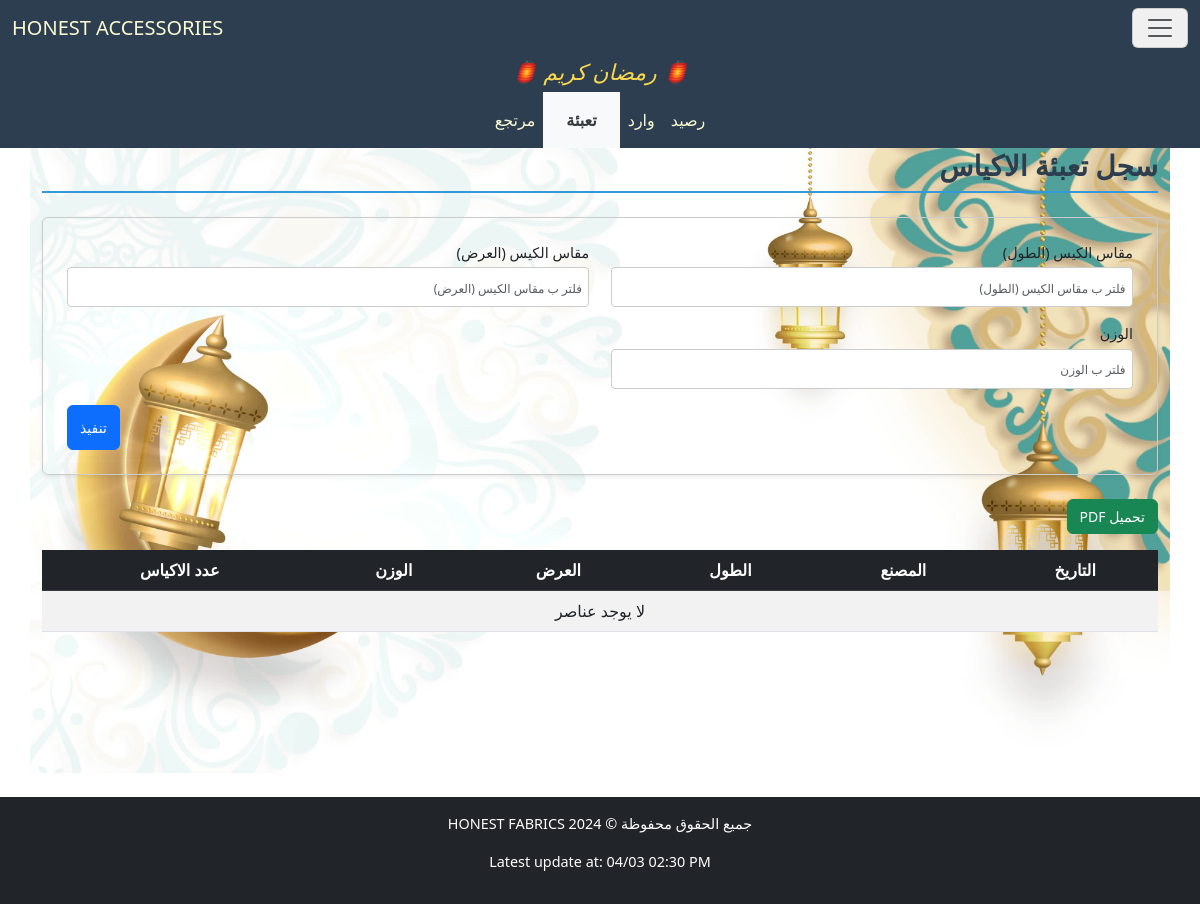
/accessories/PackagingBag/, run on an earlier commit of the app's database.
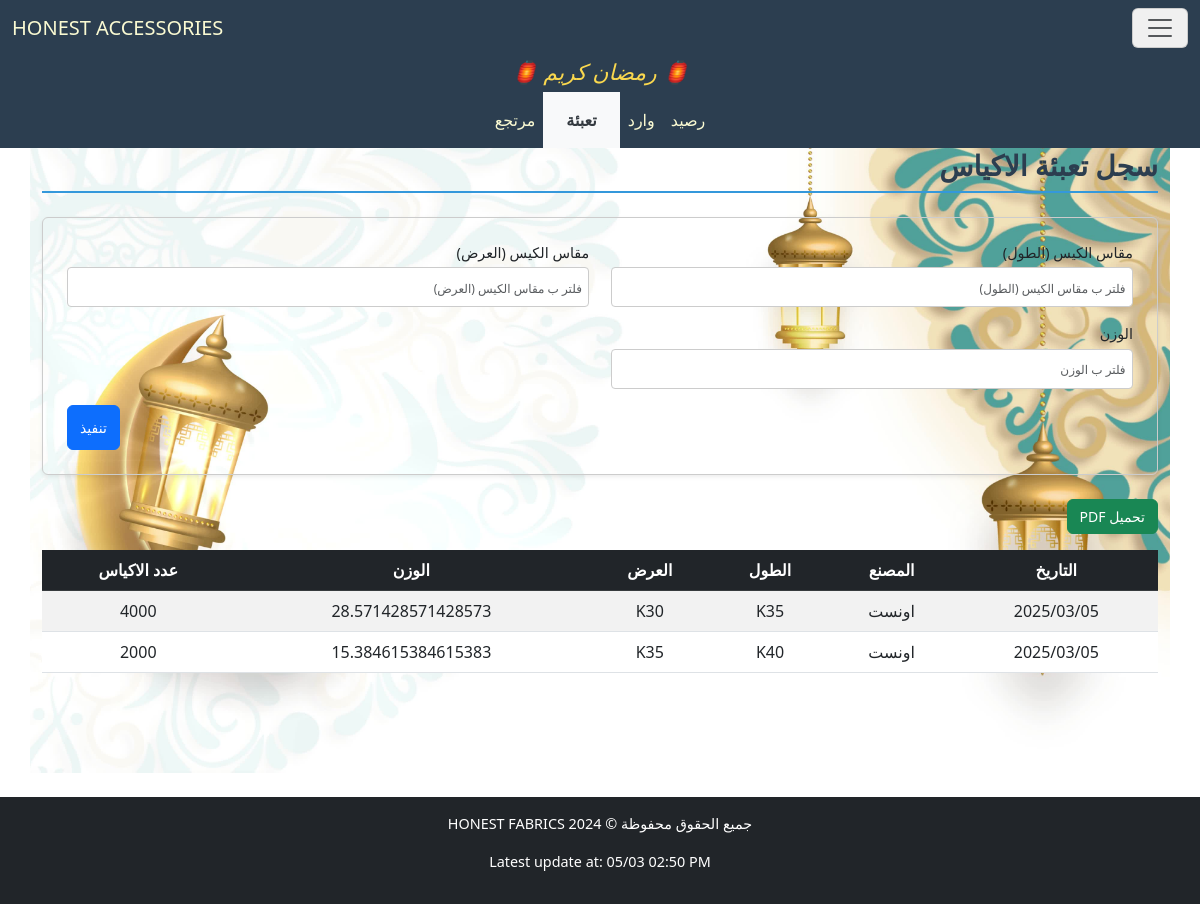
And on a later commit of the database.
### accessories/models.py (models this page shows)
class PackagingBaseModel(BaseModel):
    factory = models.CharField("المصنع", max_length=255, null=True, blank=True)
    class Meta:
        abstract = True

class BagBaseModel(IDBaseModel):
    bag_length = models.CharField("مقاس الكيس (الطول)", max_length=255, null=True, blank=True)
    bag_width = models.CharField("مقاس الكيس (العرض)", max_length=255, null=True, blank=True)
    weight = models.FloatField("الوزن", null=True, blank=True)
    bags_per_kilo = models.IntegerField("عدد الاكياس في الكيلو", null=True, blank=True)
    bags_quantity = models.IntegerField("عدد الاكياس", null=True, blank=True)
    class Meta:
        abstract = True

class PackagingBag(PackagingBaseModel, BagBaseModel):
    pass

### accessories/views.py (the view)
# urls.py: path('PackagingBag/', PackagingBagView.as_view(), name='PackagingBagView'),
class PackagingBagView(FilterableListView):
    template_name = "accessories/PackagingBag.html"
    model = PackagingBag
    filter_fields = ['bag_length', 'bag_width', 'weight']
    columns = ["التاريخ","المصنع","الطول","العرض","الوزن","عدد الاكياس"]

### accessories/views.py (called while the page is built)
    def get_queryset(self):
        queryset = super().get_queryset()
        filters = Q()
        for field in self.filter_fields:
            filter_value = self.request.GET.get(field)
            if filter_value:
                filters &= Q(**{f"{field}__icontains": filter_value})
        filtered_queryset = queryset.filter(filters)
        try:
            filtered_queryset = filtered_queryset.order_by('-date')
        except:
            pass
        return filtered_queryset

    def get_context_data(self, **kwargs):
        context = super().get_context_data(**kwargs)
        update = Updates.objects.all().order_by('-date').first()
        context['update'] = localtime(update.date).strftime("%d/%m %I:%M %p") if update and update.date else None
        context['columns'] = self.columns
        model_meta = self.model._meta
        context['filter_fields'] = [
            {
                'field_name': field,
                'verbose_name': model_meta.get_field(field).verbose_name,
                'value': self.request.GET.get(field) or "",
            }
            for field in self.filter_fields
        ]
        return context

### accessories/templates/accessories/PackagingBag.html (shortened to what this page needs)
{% extends "accessories/layout.html" %}
{% load static %}
{% block home_page %}
<a class="navbar-brand" href="{% url 'CartonSuppliesView' %}">HONEST ACCESSORIES</a>
{% endblock %}
{% block navbar_links_small %}
<li class="p-2 nav-item">
    <a class="nav-link active" aria-current="page" href="{% url 'BagStockView' %}">رصيد</a>
</li>
<li class="p-2 nav-item">
    <a class="nav-link active" aria-current="page" href="{% url 'BagSuppliesView' %}">وارد</a>
</li>
<li class="p-2 nav-item nav_link_active">
    <a class="nav-link active" aria-current="page" href="{% url 'PackagingBagView' %}">تعبئة</a>
</li>
<li class="p-2 nav-item">
    <a class="nav-link active" aria-current="page" href="{% url 'ReturnBagView' %}">مرتجع</a>
</li>
{% endblock %}
{% block body %}
<h2 class="section-title pt-4">سجل تعبئة الاكياس</h2>
<form method="get" class="filter-form-flex mb-4 p-4 rounded shadow-sm">
        {% for filter_field in filter_fields %}
        <div class="form-group mb-3">
            <label for="filter_{{ forloop.counter }}" class="form-label">{{ filter_field.verbose_name }}</label>
            <input type="text" id="filter_{{ forloop.counter }}" name="{{ filter_field.field_name }}"
                   placeholder="فلتر ب {{ filter_field.verbose_name }}"
                   class="form-control"
                   value="{{ filter_field.value }}">
        </div>
        {% endfor %}
        <div class="submit-container">
            <button type="submit" class="btn btn-primary submit-btn">تنفيذ</button>
        </div>
    </form>
    <button onclick="generatePDF()" class="btn btn-success mb-3">تحميل PDF</button>
    <div style="overflow-y: auto; max-height: 70vh; position: relative;" class="table-responsive mb-4">
        <table id="data-table" class="table table-striped">
            <thead class="table-dark">
                <tr>
                    <th style="position: sticky; top: 0;" >التاريخ</th>
                    <th style="position: sticky; top: 0;" >المصنع</th>
                    <th style="position: sticky; top: 0;" >الطول</th>
                    <th style="position: sticky; top: 0;" >العرض</th>
                    <th style="position: sticky; top: 0;" >الوزن</th>
                    <th style="position: sticky; top: 0;" >عدد الاكياس</th>
                </tr>
            </thead>
            <tbody>
                {% for model in models %}
                <tr>
                    <td>{{ model.date|date:"Y/m/d" }}</td>
                    <td>{{ model.factory }}</td>
                    <td>{{ model.bag_length }}</td>
                    <td>{{ model.bag_width }}</td>
                    <td>{{ model.weight }}</td>
                    <td>{{ model.bags_quantity }}</td>
                </tr>
                {% empty %}
                <tr>
                    <td colspan="6" class="text-center">لا يوجد عناصر</td>
                </tr>
                {% endfor %}
            </tbody>
        </table>
    </div>
{% endblock body %}

What changed in the data, as far as the page shows it:
added PackagingBag: date "2025/03/05", factory "اونست", bag_length "K35", bag_width "K30", weight "28.571428571428573", bags_quantity "4000"
added PackagingBag: date "2025/03/05", factory "اونست", bag_length "K40", bag_width "K35", weight "15.384615384615383", bags_quantity "2000"
Also different on the page:
{{ update }}: "04/03 02:30 PM" → "05/03 02:50 PM"
text no longer shown: "لا يوجد عناصر"
